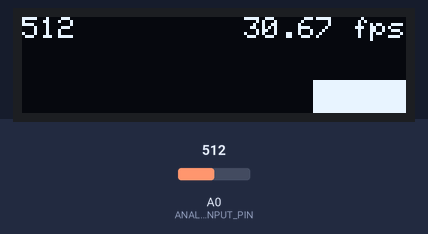
This sketch was run on a simulated Arduino Uno, built with avr-gcc and run on an emulated ATmega328P. Shown: 128×32 one-colour display. The test bench sets the inputs (shaded band); at power-on: A0 (ANALOG_INPUT_PIN) = 512. The display library's start-up logo is not drawn; what the sketch prints to the serial monitor is not drawn.

Above: at 3.7 s.
3.8 s: A0 (ANALOG_INPUT_PIN) set to 716
At 4.35 s:
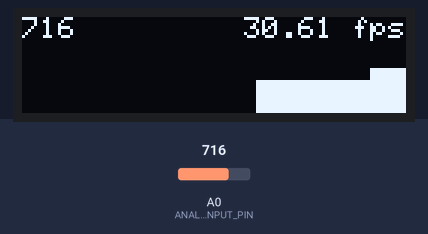
5.3 s: A0 (ANALOG_INPUT_PIN) set to 900
At 5.6 s:
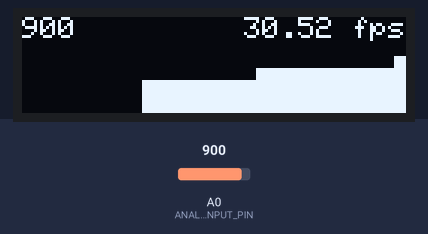
6.9 s: A0 (ANALOG_INPUT_PIN) set to 1023
At 7.18 s:
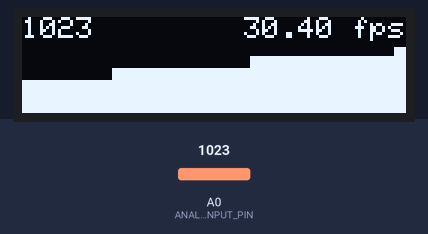
Timing chart, 0 to 9.9 s (numbered marks = the images above; inputs shaded):
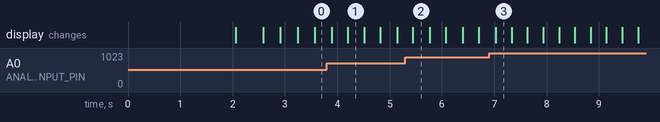

The sketch:

ScrollingOLED.ino
```cpp
/**
 *  Draws a scrolling graph on the OLED display
 *
 *  By Jon E. Froehlich
 *  @jonfroehlich
 *  http://makeabilitylab.io
 *
 */

#include <SPI.h>
#include <Wire.h>
#include <Adafruit_GFX.h>
#include <Adafruit_SSD1306.h>

#define SCREEN_WIDTH 128 // OLED display width, in pixels
#define SCREEN_HEIGHT 32 // OLED display height, in pixels

// Declaration for an SSD1306 display connected to I2C (SDA, SCL pins)
#define OLED_RESET     4 // Reset pin # (or -1 if sharing Arduino reset pin)
Adafruit_SSD1306 display(SCREEN_WIDTH, SCREEN_HEIGHT, &Wire, OLED_RESET);

const int ANALOG_INPUT_PIN = A0;
const int MIN_ANALOG_INPUT = 0;
const int MAX_ANALOG_INPUT = 1023;
const int DELAY_LOOP_MS = 5; // change to slow down how often to read and graph value

int _circularBuffer[SCREEN_WIDTH]; //fast way to store values (rather than an ArrayList with remove calls)
int _curWriteIndex = 0; // tracks where we are in the circular buffer

// for tracking fps
unsigned long _totalFrameCount = 0;
unsigned long _startTimeStamp = 0;

// status bar
boolean _drawStatusBar = true; // change to show/hide status bar
int _graphHeight = SCREEN_HEIGHT;

void setup() {
  Serial.begin(115200);

  // SSD1306_SWITCHCAPVCC = generate display voltage from 3.3V internally
  if (!display.begin(SSD1306_SWITCHCAPVCC, 0x3C)) { // Address 0x3D for 128x64, 0x3C for 128x32
    Serial.println(F("SSD1306 allocation failed"));
    for (;;); // Don't proceed, loop forever
  }
  display.display();
  delay(2000);
  // Clear the buffer
  display.clearDisplay();

  display.setTextSize(1);
  display.setTextColor(WHITE, BLACK);
  display.setCursor(0, 0);
  display.println("Screen initialized!");
  display.display();
  delay(500);
  display.clearDisplay();

  if(_drawStatusBar){
    _graphHeight = SCREEN_HEIGHT - 10;
  }
}

void loop() {
  if(_startTimeStamp == 0){
    _startTimeStamp = millis();
  }

  int analogVal = analogRead(ANALOG_INPUT_PIN);
  Serial.println(analogVal);
  _circularBuffer[_curWriteIndex++] = analogVal;

  if(_curWriteIndex >= display.width()){
    _curWriteIndex = 0;
  }

  display.clearDisplay();
  //display.display();

  if(_drawStatusBar){
    // Draw current val
    display.setCursor(0, 0);
    display.print(analogVal);

    if(_totalFrameCount > 0){
      int16_t  x1, y1;
      uint16_t w, h;
      unsigned long elapsedTime = millis() - _startTimeStamp;
      float fps = _totalFrameCount / (elapsedTime / 1000.0);
      display.getTextBounds("XX.XX fps", 0, 0, &x1, &y1, &w, &h);
      display.setCursor(display.width() - w, 0);
      display.print(fps);
      display.print(" fps");
    }
  }

  // Draw the line graph
  int xPos = 0;
  for (int i = _curWriteIndex; i < display.width(); i++){
    // draw the line
    int analogVal = _circularBuffer[i];
    drawLine(xPos, analogVal);
    xPos++;
  }

  for(int i = 0; i < _curWriteIndex; i++){
    //draw the line
    int analogVal = _circularBuffer[i];
    drawLine(xPos, analogVal);
    xPos++;;
  }

  display.display();
  _totalFrameCount++;
  delay(DELAY_LOOP_MS);
}

void drawLine(int xPos, int analogVal){
  int lineHeight = map(analogVal, MIN_ANALOG_INPUT, MAX_ANALOG_INPUT, 0, _graphHeight);
  int yPos = display.height() - lineHeight;
  display.drawFastVLine(xPos, yPos, lineHeight, SSD1306_WHITE);
}
```
